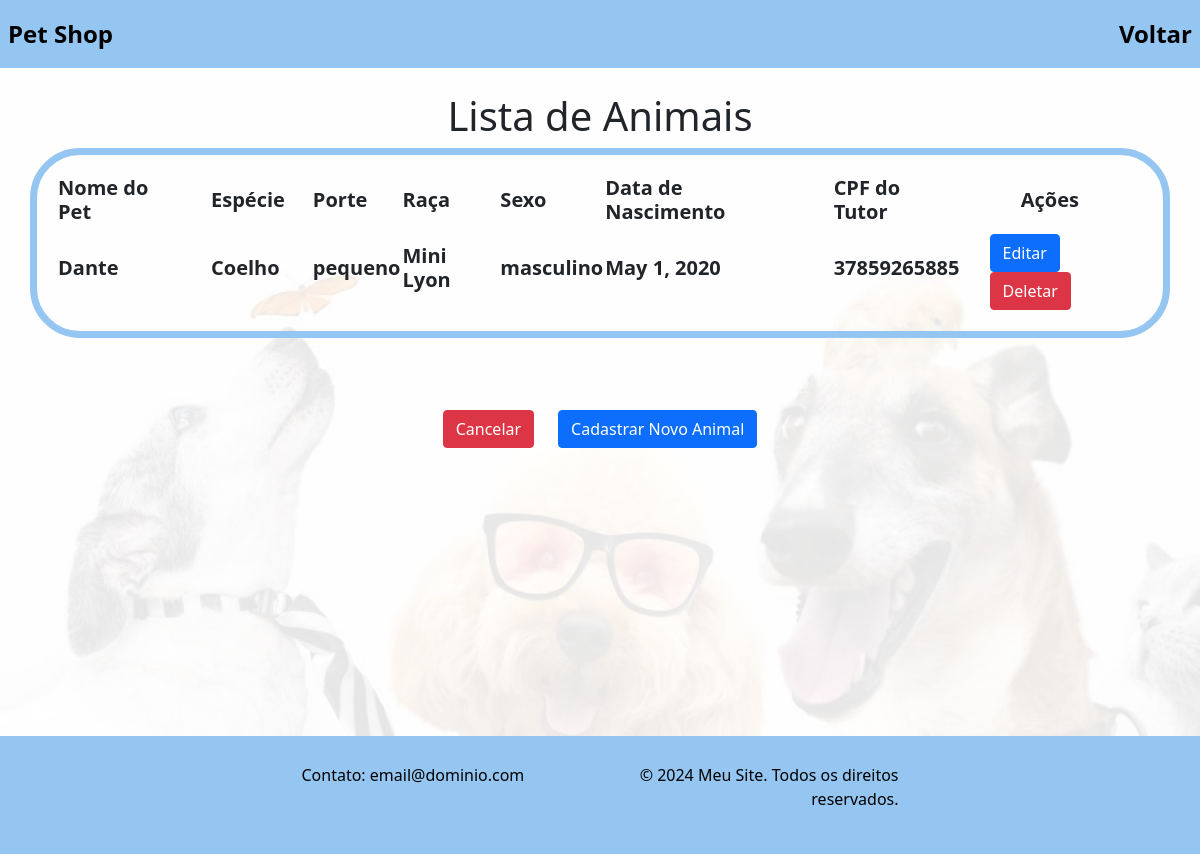
Page /atualizacaoAnimal/ on the earlier database version.
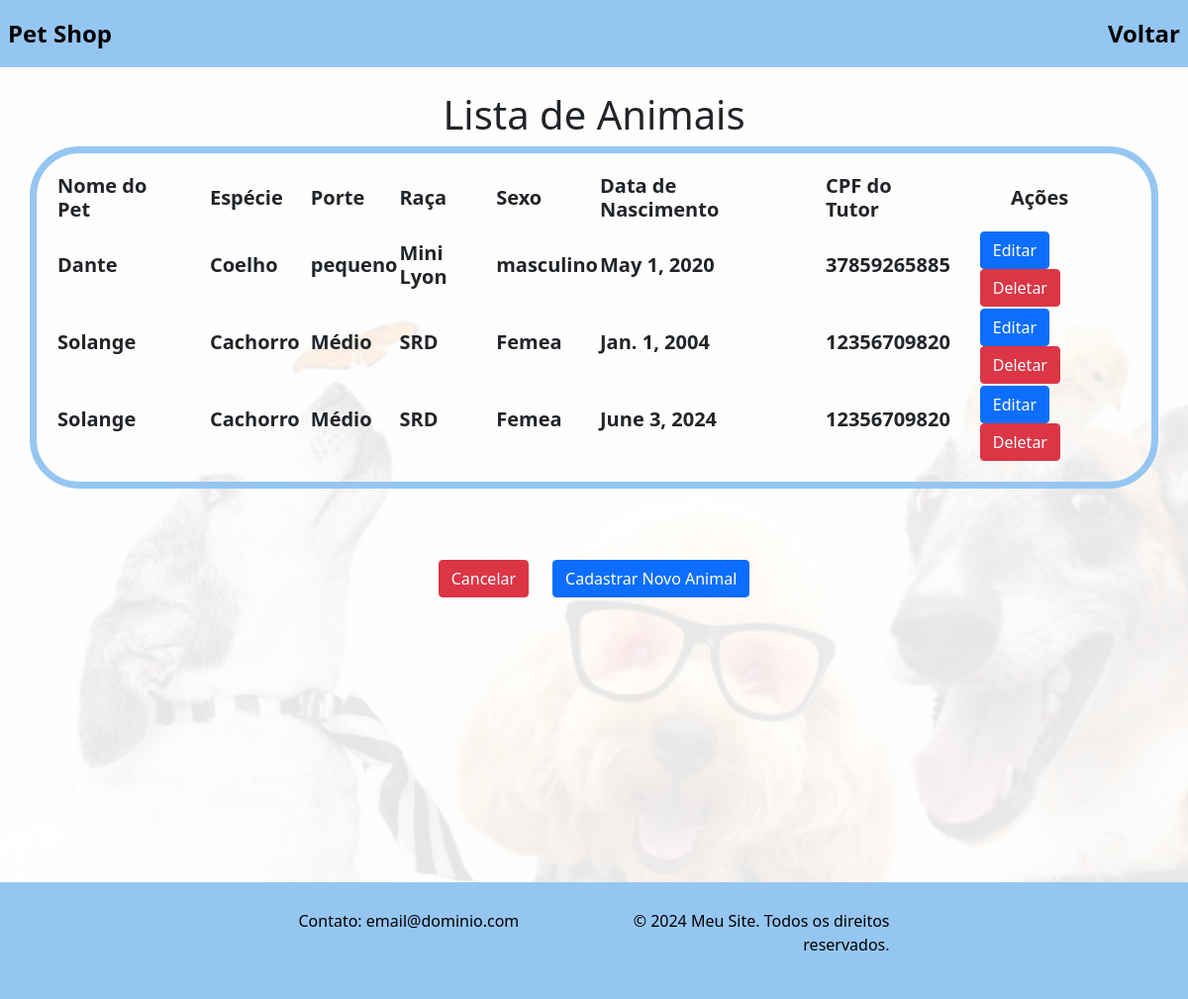
Same page on the later database version.
### Aplicativo/models.py (models this page shows, shortened)
class cadastroAnimalModel(models.Model):
    nomepet = models.CharField(max_length=200)
    especie = models.CharField(max_length=200)
    porte = models.CharField(max_length=200)
    raca = models.CharField(max_length=200)
    cor = models.CharField(max_length=200)
    sexo = models.CharField(max_length=200)
    datanascimento = models.DateField(max_length=200)
    cpftutor = models.CharField(max_length=200)

### Aplicativo/views.py (the view)
# urls.py: path('atualizacaoAnimal/', views.atualizacaoAnimal, name='atualizacaoAnimal'),
def atualizacaoAnimal(request):
    animais = cadastroAnimalModel.objects.all()  # Recupera todos os animais do banco de dados
    context = {
        'animais': animais
    }
    return render(request, 'atualizacaoAnimal.html', context)

### Aplicativo/templates/atualizacaoAnimal.html (shortened to what this page needs)
<!DOCTYPE html>
<html lang="en">
<head>
    {% load static %}
    <link rel="stylesheet" type="text/css" href="{% static 'css/index.css' %}">
    <link rel="stylesheet" type="text/css" href="{% static 'css/editar.css' %}">
    <link href="https://cdn.jsdelivr.net/npm/bootstrap@5.0.2/dist/css/bootstrap.min.css" rel="stylesheet"
>
</head>
<body>
    <nav class="navbar navbar-expand-lg custom-bg">
        <div class="collapse navbar-collapse" id="navbarNav">
            <ul class="navbar-nav">
                <li class="nav-item">
                    <a class="nav-link active left-link" aria-current="page" href="{% url 'index' %}">Pet Shop</a>
                </li>
            </ul>
            <ul class="navbar-nav ms-auto">
                <li class="nav-item">
                    <a class="nav-link" href="{% url 'dashatualizacao' %}">Voltar</a>
                </li>
            </ul>
        </div>
    </nav><br>
    <div class="background-img">
        <h1 class="text-center">Lista de Animais</h1>
        <div class="container">
            <table>
                <thead>
                    <tr>
                        <th><h5><b>Nome do Pet&nbsp;&nbsp;&nbsp;&nbsp;&nbsp;&nbsp;</b></h5></th>
                        <th><h5><b>Espécie&nbsp;&nbsp;&nbsp;&nbsp;&nbsp;</b></h5></th>
                        <th><h5><b>Porte&nbsp;&nbsp;&nbsp;&nbsp;&nbsp;&nbsp;</b></h5></th>
                        <th><h5><b>Raça&nbsp;&nbsp;&nbsp;&nbsp;&nbsp;&nbsp;</b></h5></th>
                        <th><h5><b>Sexo&nbsp;&nbsp;&nbsp;&nbsp;&nbsp;&nbsp;</b></h5></th>
                        <th><h5><b>Data de Nascimento&nbsp;&nbsp;&nbsp;&nbsp;&nbsp;&nbsp;</b></h5></th>
                        <th><h5><b>CPF do Tutor&nbsp;&nbsp;&nbsp;&nbsp;&nbsp;&nbsp;</b></h5></th>
                        <th><h5><b>&nbsp;&nbsp;&nbsp;&nbsp;&nbsp;&nbsp;Ações&nbsp;&nbsp;&nbsp;&nbsp;&nbsp;&nbsp;</b></h5></th>
                    </tr>
                </thead>
                <tbody>
                    {% for animal in animais %}
                    <tr>
                        <td><h5><b>{{ animal.nomepet }}</b></h5></td>
                        <td><h5><b>{{ animal.especie }}</b></h5></td>
                        <td><h5><b>{{ animal.porte }}</b></h5></td>
                        <td><h5><b>{{ animal.raca }}</b></h5></td>
                        <td><h5><b>{{ animal.sexo }}</b></h5></td>
                        <td><h5><b>{{ animal.datanascimento }}</b></h5></td>
                        <td><h5><b>{{ animal.cpftutor }}</b></h5></td>
                        <td>
                            <a href="/updateAnimal/{{ animal.id }}" class="btn btn-primary">Editar</a>
                            <a href="/deleteAnimal/{{ animal.id }}" class="btn btn-danger">Deletar</a>
                        </td>
                    </tr>
                    {% endfor %}
                </tbody>
            </table>
        </div>
        <br><br><br>
         <div class="row justify-content-center">
            <div class="col-auto">
                <a href="{% url 'home' %}" class="btn btn-danger">Cancelar</a>
            </div>
            <div class="col-auto">
                <a href="{% url 'cadastroAnimal' %}" class="btn btn-primary">Cadastrar Novo Animal</a>
            </div>
        </div>
    </div>
    <br><br><br><br><br><br><br><br><br><br><br><br>
    <footer>
        <div class="container">
            <div class="row">
                <div class="col">
                    <p>Contato: email@dominio.com</p>
                </div>
                <div class="col text-end">
                    <p>&copy; 2024 Meu Site. Todos os direitos reservados.</p>
                </div>
            </div>
        </div>
    </footer>
</body>
</html>

Differences in the rows shown:
added cadastroAnimalModel: nomepet "Solange", especie "Cachorro", porte "Médio", raca "SRD", sexo "Femea", datanascimento "Jan. 1, 2004", cpftutor "12356709820"
added cadastroAnimalModel: nomepet "Solange", especie "Cachorro", porte "Médio", raca "SRD", sexo "Femea", datanascimento "June 3, 2024", cpftutor "12356709820"
